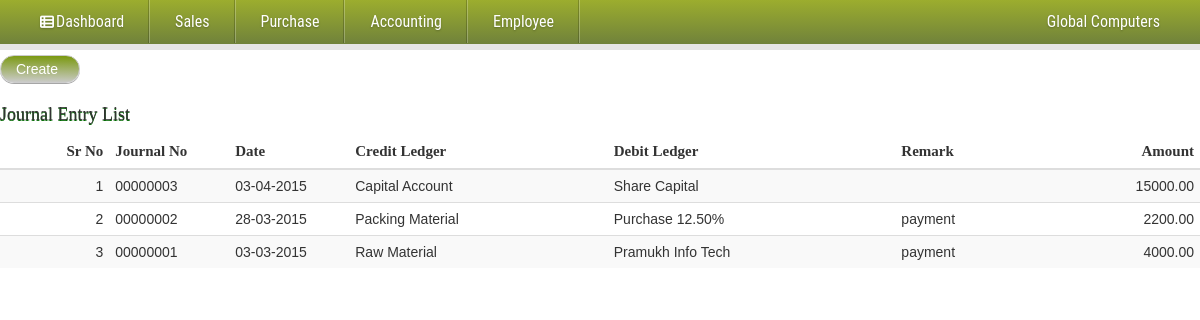
Page /admin/journal_list.php (signed in) on the committed database.
### tables this page shows
CREATE TABLE IF NOT EXISTS `entry_master` (
  `e_id` int(10) NOT NULL AUTO_INCREMENT,
  `entry_id` int(10) NOT NULL,
  `entry_date` date NOT NULL,
  `credit_ledger_id` int(10) NOT NULL,
  `debit_ledger_id` int(10) NOT NULL,
  `amount` double(8,2) NOT NULL,
  `remark` varchar(200) NOT NULL,
  `entry_type` char(1) NOT NULL,
  PRIMARY KEY (`e_id`)
);

CREATE TABLE IF NOT EXISTS `ledger_master` (
  `ledger_id` int(10) NOT NULL AUTO_INCREMENT,
  `ledger_name` varchar(100) NOT NULL,
  `opening_bal` double(8,2) NOT NULL,
  `ledger_date` date NOT NULL,
  `group_id` int(4) NOT NULL,
  PRIMARY KEY (`ledger_id`)
);

### admin/journal_list.php (shortened to what this page needs)
<?php include_once("header.php");?>
<form action="" method="post" role="form">
	<a href="#modal" id="btn-create">Create</a><br /><br />
		<h4 id="title">Journal Entry List</h4>
  <div class="table-responsive">
    <table class="table table-striped">
      <thead>
        <tr>
          <th style="text-align:right"><b id="b-title">Sr No</th>
          <th><b id="b-title">Journal No</th>
          <th><b id="b-title">Date</b></th>
		  <th><b id="b-title">Credit Ledger</b></th>
		  <th><b id="b-title">Debit Ledger</b></th>
		  <th><b id="b-title">Remark</b></th>
		  <th style="text-align:right"><b id="b-title">Amount</b></th>
        </tr>
      </thead>
      <tbody>
	<?php
	 echo "<tr>";
	 $i=1;
	  $rs=mysql_query("select * from entry_master where entry_type='j' order by entry_id desc")or die(mysql_error());
	  while($row=mysql_fetch_array($rs))
	  {
	  	echo '<td style="text-align:right">'.$i++.'</td>';
	  	echo "<td width=10%>".str_pad($row['entry_id'],8,"0",STR_PAD_LEFT)."</td>";
	  	echo "<td width=10%>".date("d-m-Y",strtotime($row['entry_date']))."</td>";
		$credit_ledger_id = $row['credit_ledger_id'];
		$debit_ledger_id = $row['debit_ledger_id'];
		$rs1=mysql_query("select ledger_name from ledger_master where ledger_id=$credit_ledger_id ")or die(mysql_error());
		$row1=mysql_fetch_array($rs1);
			echo "<td>".$row1[0]."</td>";
		$rs1=mysql_query("select ledger_name from ledger_master where ledger_id=$debit_ledger_id")or die(mysql_error());
		$row1=mysql_fetch_array($rs1);
			echo "<td>".$row1[0]."</td>";
		echo "<td>".$row['remark']."</td>";
		echo "<td align=right>".$row['amount']."</td>";
		echo "</tr>";
	  }
	  ?>
      </tbody>
    </table>
  </div>
</form>

### styles/style.css (style rules this page uses)
#title { width:100%; font-family:Georgia, "Times New Roman", Times, serif; height:auto; margin-top:15px; text-shadow: 0 1px #006600; }
body { margin: 0; padding: 0; color: #414141; }
#b-title { font-family:"Times New Roman", Times, serif; font-size:15px; }
#btn-create { background: -webkit-linear-gradient(180deg, #CCCCCC, #79980d); background: -o-linear-gradient(180deg, #333333, #79980d); background: -moz-linear-gradient(180deg, #333333, #79980d); background: linear-gradient(1deg,#CCCCCC,#79980d); filter: progid:DXImageTransform.Microsoft.gradient(GradientType=0,StartColorStr='#f6f6f6', EndColorStr='#e1e1e1'); border: 1px solid #ccc; color:#FFFFFF; display:inline-block; min-width:80px; float:left; font-family:Verdana, Arial, Helvetica, sans-serif; margin-right:0px; margin-bottom:5px; padding:3px 0px; padding-left:15px; margin-top:5px; text-decoration:none; border-radius:20px; -moz-border-radius:20px; -webkit-border-radius:20px; -moz-box-shadow:0 1px rgba(0,0,0,.35); -webkit-box-shadow:0 1px rgba(0,0,0,.35); }

### styles/popup.css (style rules this page uses)
html, body, div, span, applet, object, iframe, h1, h2, h3, h4, h5, h6, p, blockquote, pre, a, abbr, acronym, address, big, cite, code, del, dfn, em, img, ins, kbd, q, s, samp, small, strike, strong, sub, sup, tt, var, b, u, i, center, dl, dt, dd, ol, ul, li, fieldset, form, label, legend, table, caption, tbody, tfoot, thead, tr, th, td, article, aside, canvas, details, embed, figure, figcaption, footer, header, hgroup, menu, nav, output, ruby, section, summary, time, mark, audio, video { margin: 0; padding: 0; border: 0; font-size: 100%; font: inherit; vertical-align: baseline; }
body { line-height: 1; }
table { border-collapse: collapse; border-spacing: 0; }

### rows in the picture
entry_master: entry "00000003", entry_date "03-04-2015", ledger_master.ledger_name "Capital Account", ledger_master.ledger_name "Share Capital", amount "15000.00"
entry_master: entry "00000002", entry_date "28-03-2015", ledger_master.ledger_name "Packing Material", ledger_master.ledger_name "Purchase 12.50%", remark "payment", amount "2200.00"
entry_master: entry "00000001", entry_date "03-03-2015", ledger_master.ledger_name "Raw Material", ledger_master.ledger_name "Pramukh Info Tech", remark "payment", amount "4000.00"

### other values in the picture
$_SESSION['ossem_enterprise_name'] "Global Computers"
